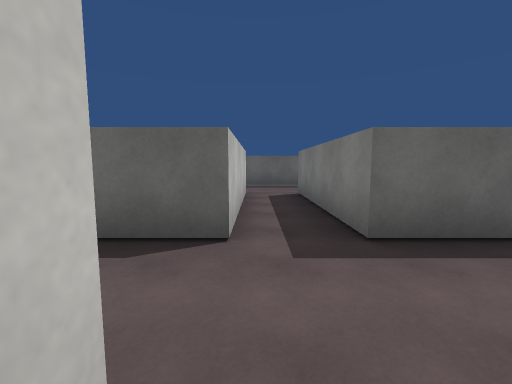
[1] (above)

22 first-person views from a walk through a 3-D level made in the Unity game engine. The camera is 1.5 m above the floor, tilts 6° down and sees 90° across. The floor is counted in squares, 2 m on a side. Each view is taken from the middle of a square. On the plan, view 1 faces up. The plan holds only what a view shows up to about 9 squares ahead; the rest is blank. The place goes on beyond the plan. The player character is not drawn. Surface patterns are stand-ins for the level's own textures.

[2]
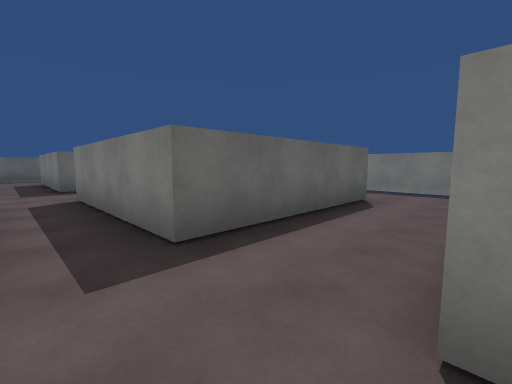

[3]
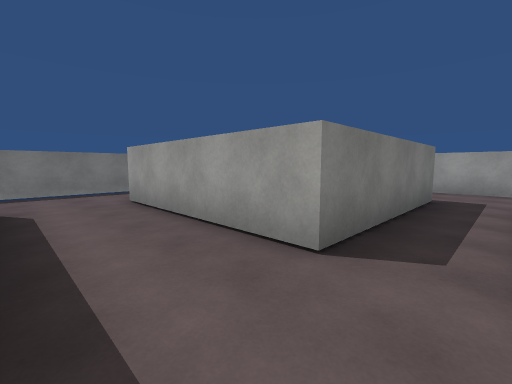

[4]
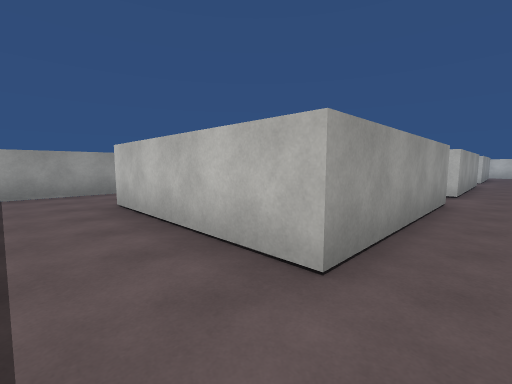

[5]
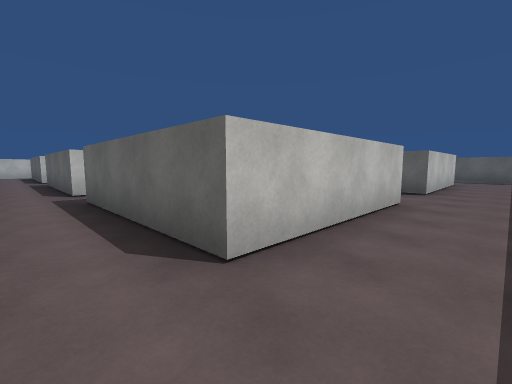

[6]
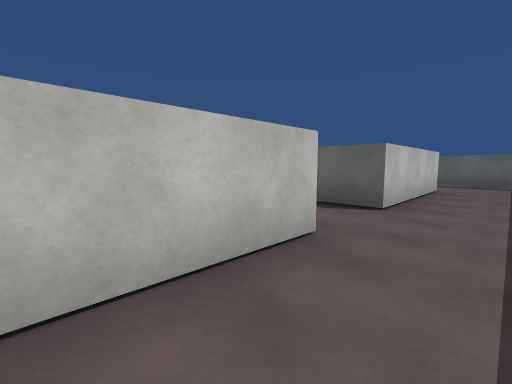

[7]
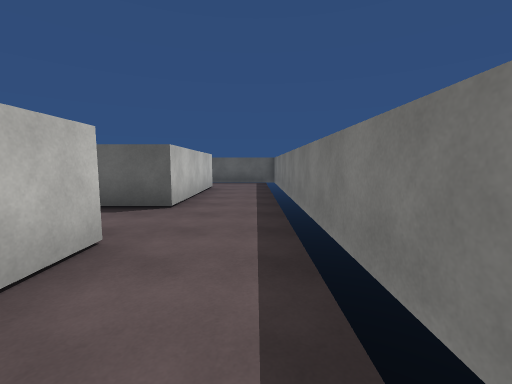

[8]
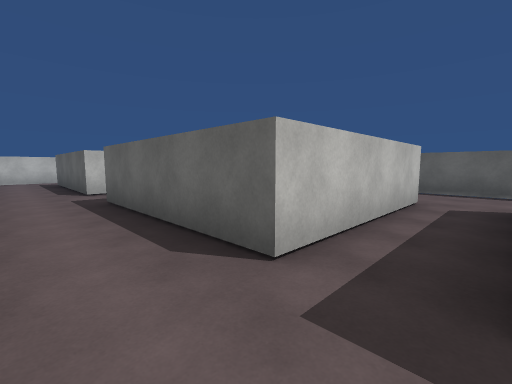

[9]
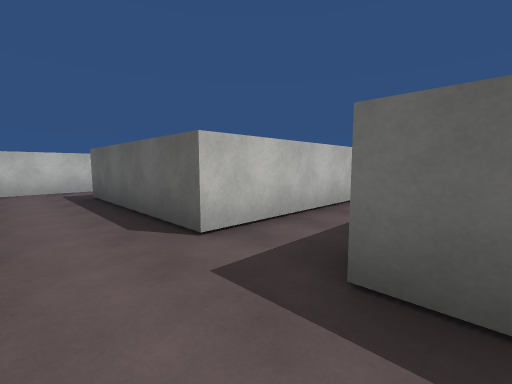

[10]
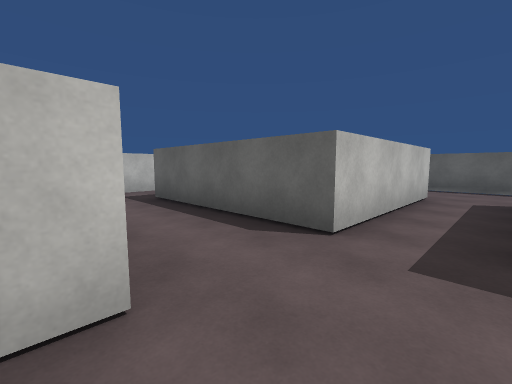

[11]
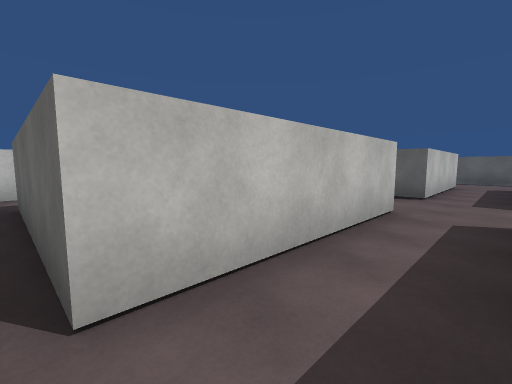

[12]
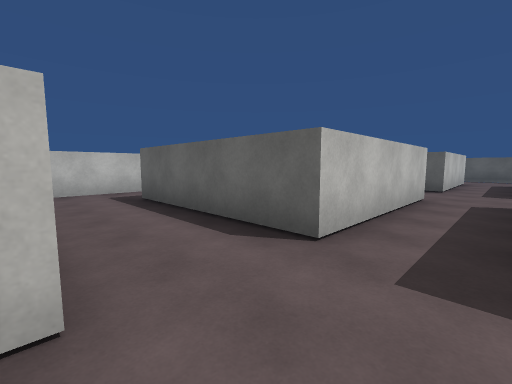

[13]
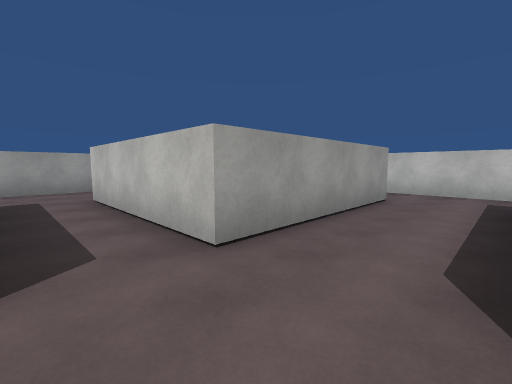

[14]
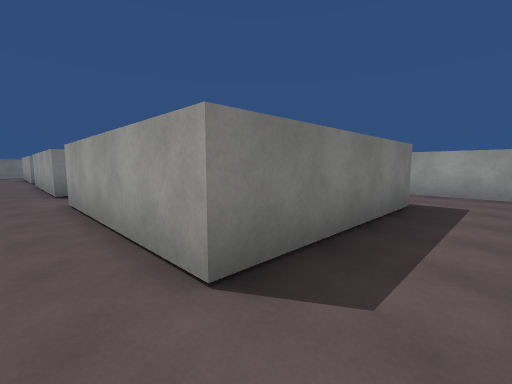

[15]
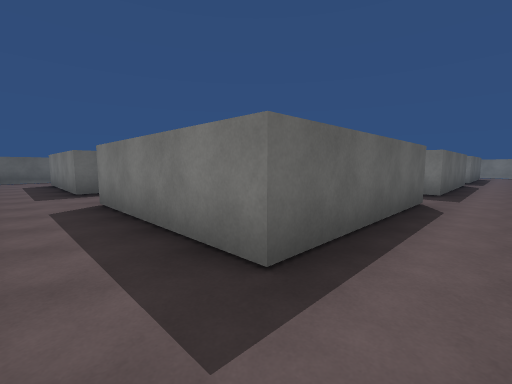

[16]
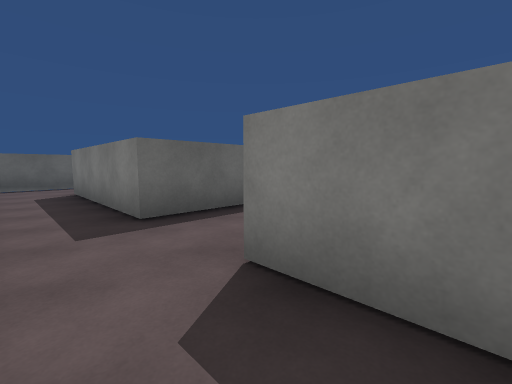

[17]
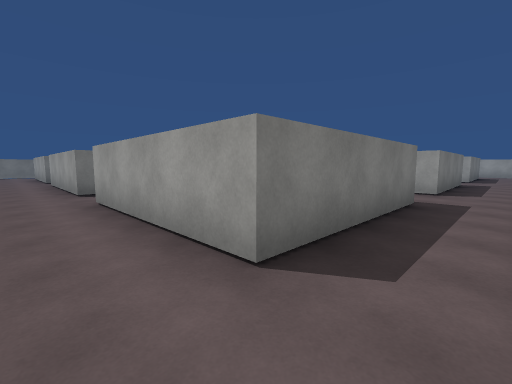

[18]
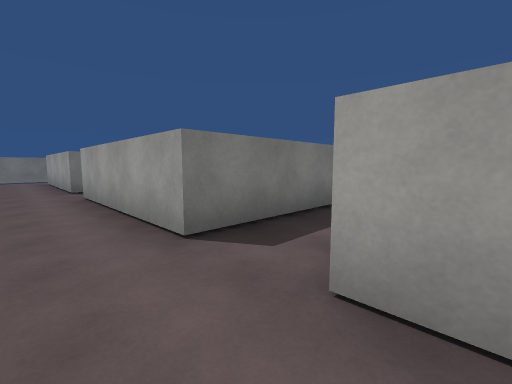

[19]
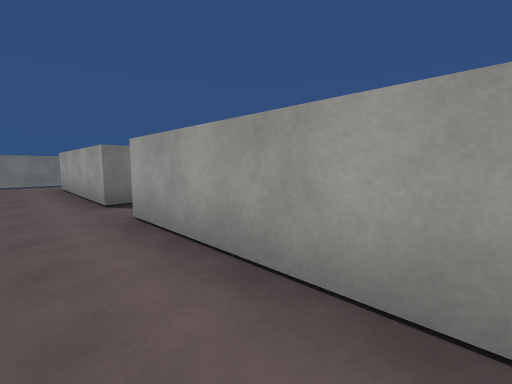

[20]
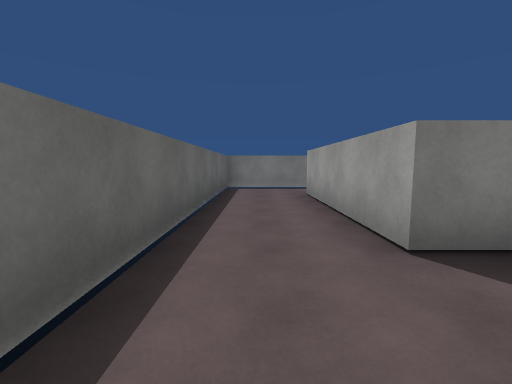

[21]
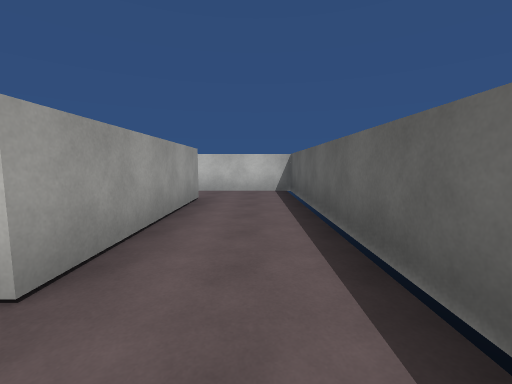

[22]
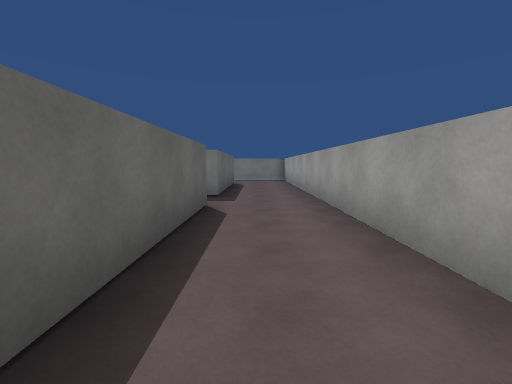

### Floor plan
Points are (right, up) in squares from view 1. A wall is a line through its corners. A room is listed if a view was taken in it or the views show most of it. See-through windows are left out.
Room 1 (views 1, 3)
walls: (1.1, -5.9) (5.5, -5.9); (5.5, -3.8) (1.1, -3.8) (1.1, 0.5)
ways out: opening at (-0.5, -5.5) to room 2; opening at (0, 1) to room 2; opening at (6, -5) to room 2
Room 2 (views 2, 4, 5, 6, 7, 8, 9, 10, 11, 12, 13, 14, 15, 16, 17, 18, 19, 20, 21, 22)
walls: (-6.3, 0.5) (-6.3, -3.8) (-10.7, -3.8) (-10.7, 0.4) (-10.1, 0.4); (-4.8, -5.9) (-0.2, -5.9); (-6.3, 2.5) (-10.7, 2.5) (-10.7, 6.7) (-6.3, 6.7) (-6.3, 2.5); (-0.2, -3.8) (-4.7, -3.8) (-4.7, -3.4); (-4.7, 3.6) (-4.7, 6.7) (-0.3, 6.7) (-0.3, 2.5) (-4.8, 2.5); (-12.5, -3.1) (-12.5, -6.5); (2.5, 2.5) (1.1, 2.5) (1.1, 6.7) (5.5, 6.7) (5.5, 2.5) (4.2, 2.5); (-12.5, 3.2) (-12.5, 1); (-0.2, -10.1) (-4.2, -10.1); (-10.7, -10.1) (-10.7, -5.9) (-6.3, -5.9) (-6.3, -10.1); (-6.9, -12.4) (7.1, -12.4); (5.5, 0.5) (5.5, -3.8); (-5, 9) (-12.5, 9) (-12.5, 6.2); (5.5, -5.9) (5.5, -10.1); (3.8, -10.1) (1.1, -10.1) (1.1, -5.9); (-12.1, -12.4) (-10.1, -12.4); (7.8, -1.4) (7.8, 9) (-0.9, 9); (7.8, -6.6) (7.8, -2.9)
ways out: opening at (-0.5, -5.5) to room 1; opening at (0, 1) to room 1; opening at (6, -5) to room 1

Positions as (right, up) in squares from view 1, and headings:
1: (0, 0), facing up
2: (0, -6), facing up-right
3: (0, -4), facing down-right
4: (7, -5), facing down-left
5: (7, -5), facing up-left
6: (7, -2), facing up-left
7: (7, -2), facing up
8: (1, 1), facing up-left
9: (-4, 1), facing up-left
10: (-5, 0), facing up-left
11: (-5, -4), facing up-left
12: (-5, -6), facing up-left
13: (-5, -4), facing down-left
14: (-12, -5), facing down-right
15: (-12, -5), facing up-right
16: (-12, -1), facing up-right
17: (-12, 8), facing down-right
18: (-7, 8), facing down-right
19: (-4, 8), facing down-right
20: (-1, 8), facing right
21: (-5, 8), facing left
22: (-5, -11), facing right
